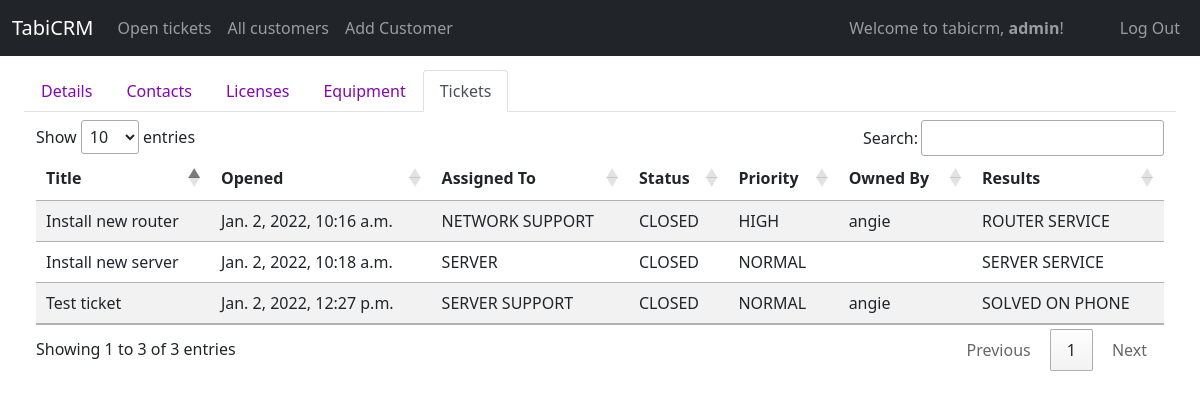
/display_tickets/9 (signed in), run on the app's committed database.
### tabicrm/models.py (models this page shows, shortened)
class User(AbstractUser):
    id = models.AutoField(primary_key=True)
    role = models.CharField(max_length=64)
    title = models.CharField(max_length=64, null=True, blank=True)
    department = models.CharField(max_length=64, null=True, blank=True)
    extension = models.CharField(max_length=64, null=True, blank=True)
    cellphone = models.CharField(max_length=64, null=True, blank=True)
    street = models.CharField(max_length=64, null=True, blank=True)
    city = models.CharField(max_length=64, null=True, blank=True)
    state = models.CharField(max_length=64, null=True, blank=True)
    zip = models.CharField(max_length=64, null=True, blank=True)
    country = models.CharField(max_length=64, null=True, blank=True)

class Ticket(models.Model):
    OPEN='OPEN'
    IN_PROGRESS='IN PROGRESS'
    WAITING_ON_CUSTOMER = 'WAITING ON CUSTOMER'
    CLOSED = 'CLOSED'
    LOW = 'LOW'
    NORMAL = 'NORMAL'
    HIGH = 'HIGH'
    URGENT = 'URGENT'
    SOLVED_ON_PHONE = 'SOLVED ON PHONE'
    SERVER_SERVICE = 'SERVER SERVICE'
    ROUTER_SERVICE = 'ROUTER SERVICE'
    CONTRACT_SERVICE = 'CONTRACT SERVICE'
    NON_CONTRACT_SERVICE = 'NON-CONTRACT SERVICE'
    NETWORK_SUPPORT_TEAM = "NETWORK SUPPORT"
    SOFTWARE_SUPPORT_TEAM = "SOFTWARE SUPPORT"
    SERVER_SUPPORT_TEAM = "SERVER SUPPORT"
    HARDWARE_SUPPORT_TEAM = "HARDWARE SUPPORT"
    SALES_TEAM = "SALES"
    DEVELOPMENT_TEAM = "DEVELOPMENT"
    STATUS_CHOICES = [
        (OPEN, 'OPEN'),
        (IN_PROGRESS, 'IN PROGRESS'),
        (WAITING_ON_CUSTOMER, 'WAITING ON CUSTOMER'),
        (CLOSED, 'CLOSED')
    ]
    PRIORITY_CHOICES = [
        (LOW, 'LOW'),
        (NORMAL, 'NORMAL'),
        (HIGH, 'HIGH'),
        (URGENT, 'URGENT')
    ]
    RESULTS_CHOICES = [
        (SOLVED_ON_PHONE, 'SOLVED ON PHONE'),
        (SERVER_SERVICE, 'SERVER SERVICE'),
        (ROUTER_SERVICE, 'ROUTER SERVICE'),
        (CONTRACT_SERVICE, 'CONTRACT SERVICE'),
        (NON_CONTRACT_SERVICE, 'NON-CONTRACT SERVICE')
    ]
    TEAM_CHOICES = [
        (NETWORK_SUPPORT_TEAM, "NETWORK SUPPORT"),
        (SOFTWARE_SUPPORT_TEAM, "SOFTWARE SUPPORT"),
        (SERVER_SUPPORT_TEAM, "SERVER SUPPORT"),
        (HARDWARE_SUPPORT_TEAM, "HARDWARE SUPPORT"),
        (SALES_TEAM, "SALES"),
        (DEVELOPMENT_TEAM, "DEVELOPMENT")
    ]
    id = models.AutoField(primary_key=True)
    customer = models.ForeignKey(Customer, on_delete=CASCADE, related_name="customer_ticket")
    assigned_to = models.CharField(max_length=255, choices=TEAM_CHOICES, default=SOFTWARE_SUPPORT_TEAM)
    owned_by = models.ForeignKey(User, on_delete=SET_NULL, related_name="ticket_ownedby", blank=True, null=True)
    title = models.CharField(max_length=255)
    status =  models.CharField(max_length=255, choices=STATUS_CHOICES, default=OPEN)
    priority = models.CharField(max_length=255, choices=PRIORITY_CHOICES, default=NORMAL)
    results = models.CharField(max_length=255, choices=RESULTS_CHOICES, default=SOLVED_ON_PHONE)
    description = models.TextField(blank=True, null=True)
    solution = models.TextField(blank=True, null=True)
    added_by = models.ForeignKey(User, on_delete=SET_NULL, related_name="ticket_addedby", blank=True, null=True)
    updated_by = models.ForeignKey(User, on_delete=SET_NULL, related_name="ticket_updatedon", blank=True, null=True)
    created_on = models.DateTimeField(auto_now_add=True)
    updated_on = models.DateTimeField(auto_now=True)

### tabicrm/views/ticket.py (the view)
# urls.py: path("display_tickets/<int:customerId>", views.display_tickets, name="display_tickets"),
@login_required
def display_tickets(request, customerId):
    customer = Customer.objects.get(id = customerId)
    tickets = Ticket.objects.filter(customer = customer)
    return render(request,"tabicrm/full_forms/display_tickets.html", {"tickets": tickets, 'customer': customer, 'cust_tickets': True })

### tabicrm/templates/tabicrm/full_forms/display_tickets.html
{% extends "tabicrm/layout.html" %}
{% load static %}
{% load humanize %}
{% block body %}
<div class="container-fluid mt-2">
    {% include 'tabicrm/partials/customer_nav.html' %}
    <div class="container-fluid mt-2">
        <table class="table table-striped table-responsive" id="ticketsTable">
            <thead class="thead-dark">
                <tr>
                    <th scope="col">Title</th>
                    <th scope="col">Opened</th>
                    <th scope="col">Assigned To</th>
                    <th scope="col">Status</th>
                    <th scope="col">Priority</th>
                    <th scope="col">Owned By</th>
                    <th scope="col">Results</th>
                </tr>
            </thead>
            <tbody>
                {% for ticket in tickets %}
                <tr class="select-customer" onclick="viewSingleTicketForm('{{ticket.id}}')">
                    <td>{{ticket.title}}</td>
                    <td>{{ticket.created_on}}</td>
                    <td>{{ticket.assigned_to}}</td>
                    <td>{{ticket.status}}</td>
                    <td>{{ticket.priority}}</td>
                    <td>{% if ticket.owned_by %}{{ticket.owned_by}}{% endif %}</td>
                    <td>{{ticket.results}}</td>
                </tr>
                {% endfor%}
            </tbody>
        </table>
    </div>
</div>
{% endblock %}

### tabicrm/templates/tabicrm/layout.html (shortened to what this page needs)
{% load static %}
<!DOCTYPE html>
<html lang="en">
<head>
    <link href="https://cdn.jsdelivr.net/npm/bootstrap@5.1.3/dist/css/bootstrap.min.css" rel="stylesheet"
>
    <link rel="stylesheet"
        href="https://maxst.icons8.com/vue-static/landings/line-awesome/line-awesome/1.3.0/css/line-awesome.min.css">
    <link href="{% static 'tabicrm/styles.css' %}" rel="stylesheet">
    <link rel="stylesheet" href="https://cdn.datatables.net/1.11.3/css/jquery.dataTables.min.css">
</head>
<body>
    <nav class="navbar navbar-expand-xl navbar-dark bg-dark mb-5 fixed-top">
        <div class="container-fluid">
            <a class="navbar-brand" href="{% url 'index' %}">TabiCRM</a>
            <div class="collapse navbar-collapse" id="navbarText">
                <ul class="navbar-nav me-auto mb-2 mb-lg-0">
                    {% if user.is_authenticated %}
                    <li class="nav-item">
                        <a class="nav-link {% if navopen_tickets %}active{% endif %}" href="{% url 'index' %}">Open
                            tickets</a>
                    </li>
                    <li class="nav-item">
                        <a class="nav-link {% if navall_customers %}active{% endif %}"
                            href="{% url 'all_customers' %}">All customers</a>
                    </li>
                    <li class="nav-item">
                        <a class="nav-link {% if navadd_customer %}active{% endif %}"
                            href="{% url 'add_customer' %}">Add Customer</a>
                    </li>
                    {% endif %}
                </ul>
                <span class="navbar-text me-5">
                    {% if user.is_authenticated %}
                    Welcome to tabicrm, <strong>{{ user.username }}</strong>!
                    {% endif %}
                </span>
                <ul class="navbar-nav  mb-2 mb-lg-0">
                    {% if user.is_authenticated %}
                    <li class="nav-item">
                        <a class="nav-link" href="{% url 'logout' %}">Log Out</a>
                    </li>
                    {% else %}
                    <li class="nav-item">
                        <a class="nav-link {% if navlogin %}active{% endif %}" href="{% url 'login' %}">Log In</a>
                    </li>
                    {% endif %}
                </ul>
            </div>
        </div>
    </nav>
    <div class="container-fluid">
        {% block body %}
        {% endblock %}
    </div>
</body>
</html>

### tabicrm/static/tabicrm/styles.css (style rules this page uses)
a { text-decoration: none; }
body { margin-top: 70px; }

### data on the page
User: username "admin"
Ticket: title "Install new router", created_on "Jan. 2, 2022, 10:16 a.m.", assigned_to "NETWORK SUPPORT", status "CLOSED", priority "HIGH", owned_by "angie", results "ROUTER SERVICE"
Ticket: title "Install new server", created_on "Jan. 2, 2022, 10:18 a.m.", assigned_to "SERVER", status "CLOSED", priority "NORMAL", results "SERVER SERVICE"
Ticket: title "Test ticket", created_on "Jan. 2, 2022, 12:27 p.m.", assigned_to "SERVER SUPPORT", status "CLOSED", priority "NORMAL", owned_by "angie", results "SOLVED ON PHONE"
